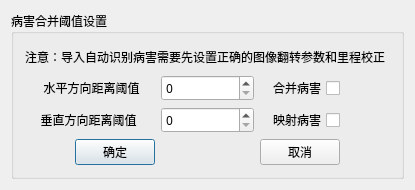
<?xml version="1.0" encoding="UTF-8"?>
<ui version="4.0">
 <class>hnMergeLittleFrameThresholdDlg</class>
 <widget class="QDialog" name="hnMergeLittleFrameThresholdDlg">
  <property name="geometry">
   <rect>
    <x>0</x>
    <y>0</y>
    <width>415</width>
    <height>190</height>
   </rect>
  </property>
  <property name="sizePolicy">
   <sizepolicy hsizetype="Fixed" vsizetype="Fixed">
    <horstretch>0</horstretch>
    <verstretch>0</verstretch>
   </sizepolicy>
  </property>
  <property name="font">
   <font>
    <family>微软雅黑</family>
    <pointsize>12</pointsize>
   </font>
  </property>
  <property name="windowTitle">
   <string>hnMergeLittleFrameThresholdDlg</string>
  </property>
  <layout class="QGridLayout" name="gridLayout_2">
   <item row="0" column="0">
    <widget class="QGroupBox" name="groupBox">
     <property name="font">
      <font>
       <family>SimSun-ExtB</family>
       <pointsize>9</pointsize>
      </font>
     </property>
     <property name="title">
      <string>病害合并阈值设置</string>
     </property>
     <layout class="QGridLayout" name="gridLayout">
      <item row="2" column="0" colspan="2">
       <widget class="QLabel" name="label_2">
        <property name="font">
         <font>
          <family>SimSun-ExtB</family>
          <pointsize>9</pointsize>
         </font>
        </property>
        <property name="text">
         <string>     垂直方向距离阈值</string>
        </property>
       </widget>
      </item>
      <item row="1" column="0" colspan="2">
       <widget class="QLabel" name="label">
        <property name="font">
         <font>
          <family>SimSun-ExtB</family>
          <pointsize>9</pointsize>
         </font>
        </property>
        <property name="text">
         <string>      水平方向距离阈值</string>
        </property>
       </widget>
      </item>
      <item row="0" column="0" colspan="6">
       <widget class="QLabel" name="label_3">
        <property name="maximumSize">
         <size>
          <width>16777215</width>
          <height>40</height>
         </size>
        </property>
        <property name="font">
         <font>
          <family>SimSun-ExtB</family>
          <pointsize>9</pointsize>
         </font>
        </property>
        <property name="text">
         <string>注意：导入自动识别病害需要先设置正确的图像翻转参数和里程校正</string>
        </property>
       </widget>
      </item>
      <item row="1" column="2" colspan="2">
       <widget class="QSpinBox" name="hThreshold">
        <property name="font">
         <font>
          <family>SimSun-ExtB</family>
          <pointsize>9</pointsize>
         </font>
        </property>
       </widget>
      </item>
      <item row="2" column="2" colspan="2">
       <widget class="QSpinBox" name="vThreshold">
        <property name="font">
         <font>
          <family>SimSun-ExtB</family>
          <pointsize>9</pointsize>
         </font>
        </property>
       </widget>
      </item>
      <item row="1" column="4">
       <widget class="QCheckBox" name="autoMerge">
        <property name="font">
         <font>
          <family>SimSun-ExtB</family>
          <pointsize>9</pointsize>
         </font>
        </property>
        <property name="statusTip">
         <string extracomment="导入病害时合并距离小于阈值的病害"/>
        </property>
        <property name="layoutDirection">
         <enum>Qt::RightToLeft</enum>
        </property>
        <property name="text">
         <string>合并病害</string>
        </property>
       </widget>
      </item>
      <item row="2" column="4">
       <widget class="QCheckBox" name="autoMap">
        <property name="font">
         <font>
          <family>SimSun-ExtB</family>
          <pointsize>9</pointsize>
         </font>
        </property>
        <property name="statusTip">
         <string extracomment="2d图上的病害映射到3d图像上"/>
        </property>
        <property name="layoutDirection">
         <enum>Qt::RightToLeft</enum>
        </property>
        <property name="text">
         <string>映射病害</string>
        </property>
       </widget>
      </item>
      <item row="3" column="1">
       <widget class="QPushButton" name="pushButtonOK">
        <property name="font">
         <font>
          <family>SimSun-ExtB</family>
          <pointsize>9</pointsize>
         </font>
        </property>
        <property name="text">
         <string>确定</string>
        </property>
       </widget>
      </item>
      <item row="3" column="4">
       <widget class="QPushButton" name="pushButtonCancel">
        <property name="font">
         <font>
          <family>SimSun-ExtB</family>
          <pointsize>9</pointsize>
         </font>
        </property>
        <property name="text">
         <string>取消</string>
        </property>
       </widget>
      </item>
     </layout>
    </widget>
   </item>
  </layout>
 </widget>
 <layoutdefault spacing="6" margin="11"/>
 <resources/>
 <connections/>
</ui>
